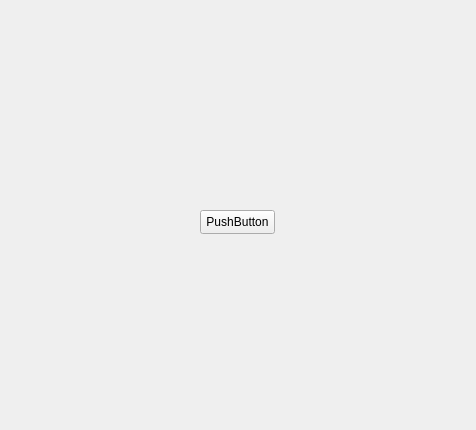
<?xml version="1.0" encoding="UTF-8"?>
<ui version="4.0">
 <class>SubWidget</class>
 <widget class="QWidget" name="SubWidget">
  <property name="geometry">
   <rect>
    <x>0</x>
    <y>0</y>
    <width>476</width>
    <height>430</height>
   </rect>
  </property>
  <property name="windowTitle">
   <string>Form</string>
  </property>
  <widget class="QPushButton" name="pushButton">
   <property name="geometry">
    <rect>
     <x>200</x>
     <y>210</y>
     <width>75</width>
     <height>24</height>
    </rect>
   </property>
   <property name="text">
    <string>PushButton</string>
   </property>
  </widget>
 </widget>
 <resources/>
 <connections/>
</ui>
